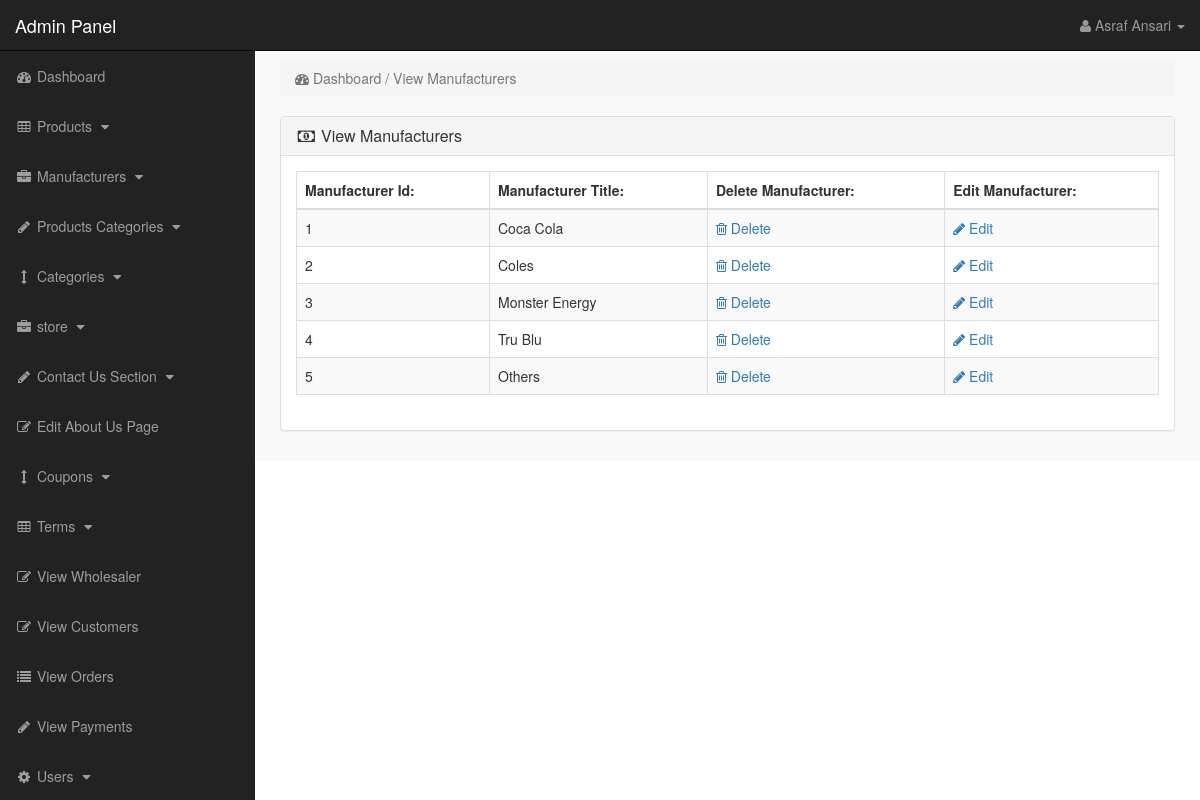
The page /admin_area/index.php?view_manufacturers (signed in) on the database its author committed.
### tables this page shows
CREATE TABLE `manufacturers` (
  `manufacturer_id` int(10) NOT NULL,
  `manufacturer_title` text NOT NULL,
  `manufacturer_top` text NOT NULL,
  `manufacturer_image` text NOT NULL
);

### admin_area/view_manufacturers.php (the view)
<?php
if(!isset($_SESSION['admin_email'])){
echo "<script>window.open('login.php','_self')</script>";
}
else {
?>
<div class="row">
<div class="col-lg-12">
<ol class="breadcrumb">
<li class="active">
<i class="fa fa-dashboard"></i> Dashboard / View Manufacturers
</li>
</ol>
</div>
</div>
<div class="row">
<div class="col-lg-12">
<div class="panel panel-default">
<div class="panel-heading">
<h3 class="panel-title">
<i class="fa fa-money fa-fw"></i> View Manufacturers
</h3>
</div>
<div class="panel-body">
<div class="table-responsive">
<table class="table table-bordered table-hover table-striped">
<thead>
<tr>
<th>Manufacturer Id:</th>
<th>Manufacturer Title:</th>
<th>Delete Manufacturer:</th>
<th>Edit Manufacturer:</th>
</tr>
</thead>
<tbody>
<?php
$i = 0;
$get_manufacturers = "select * from manufacturers";
$run_manufacturers = mysqli_query($con,$get_manufacturers);
while($row_manufacturers = mysqli_fetch_array($run_manufacturers)){
$manufacturer_id = $row_manufacturers['manufacturer_id'];
$manufacturer_title = $row_manufacturers['manufacturer_title'];
$i++;
?>
<tr>
<td><?php echo $i; ?></td>
<td><?php echo $manufacturer_title; ?></td>
<td>
<a href="index.php?delete_manufacturer=<?php echo $manufacturer_id; ?>">
<i class="fa fa-trash-o"></i> Delete
</a>
</td>
<td>
<a href="index.php?edit_manufacturer=<?php echo $manufacturer_id; ?>">
<i class="fa fa-pencil"></i> Edit
</a>
</td>
</tr>
<?php } ?>
</tbody>
</table>
</div>
</div>
</div>
</div>
</div>
<?php } ?>

### admin_area/includes/sidebar.php (shortened to what this page needs)
<?php
if (!isset($_SESSION['admin_email'])) {
    echo "<script>window.open('login.php','_self')</script>";
} else {
?>
    <nav class="navbar navbar-inverse navbar-fixed-top">
        <div class="navbar-header">
            <a class="navbar-brand" href="index.php?dashboard">Admin Panel</a>
        </div>
        <ul class="nav navbar-right top-nav">
            <li class="dropdown">
                <a href="#" class="dropdown-toggle" data-toggle="dropdown">
                    <i class="fa fa-user"></i>
                    <?php echo $admin_name; ?> <b class="caret"></b>
                </a>
            </li>
        </ul>
        <div class="collapse navbar-collapse navbar-ex1-collapse">
            <ul class="nav navbar-nav side-nav">
                <li>
                    <a href="index.php?dashboard">
                        <i class="fa fa-fw fa-dashboard"></i> Dashboard
                    </a>
                </li>
                <li>
                    <a href="#" data-toggle="collapse" data-target="#products">
                        <i class="fa fa-fw fa-table"></i> Products
                        <i class="fa fa-fw fa-caret-down"></i>
                    </a>
                </li>
                <li>
                    <a href="#" data-toggle="collapse" data-target="#manufacturers">
                        <i class="fa fa-fw fa-briefcase"></i> Manufacturers
                        <i class="fa fa-fw fa-caret-down"></i>
                    </a>
                </li>
                <li>
                    <a href="#" data-toggle="collapse" data-target="#p_cat">
                        <i class="fa fa-fw fa-pencil"></i> Products Categories
                        <i class="fa fa-fw fa-caret-down"></i>
                    </a>
                </li>
                <li>
                    <a href="#" data-toggle="collapse" data-target="#cat">
                        <i class="fa fa-fw fa-arrows-v"></i> Categories
                        <i class="fa fa-fw fa-caret-down"></i>
                    </a>
                </li>
                <li>
                    <a href="#" data-toggle="collapse" data-target="#store">
                        <i class="fa fa-fw fa-briefcase"></i> store
                        <i class="fa fa-fw fa-caret-down"></i>
                    </a>
                </li>
                <li>
                    <a href="#" data-toggle="collapse" data-target="#contact_us">
                        <i class="fa fa-fw fa-pencil"> </i> Contact Us Section
                        <i class="fa fa-fw fa-caret-down"></i>
                    </a>
                </li>
                <li>
                    <a href="index.php?edit_about_us">
                        <i class="fa fa-fw fa-edit"></i> Edit About Us Page
                    </a>
                </li>
                <li>
                    <a href="#" data-toggle="collapse" data-target="#coupons">
                        <i class="fa fa-fw fa-arrows-v"></i> Coupons
                        <i class="fa fa-fw fa-caret-down"></i>
                    </a>
                </li>
                <li>
                    <a href="#" data-toggle="collapse" data-target="#terms">
                        <i class="fa fa-fw fa-table"></i> Terms
                        <i class="fa fa-fw fa-caret-down"></i>
                    </a>
                </li>
                <li>
                    <a href="index.php?view_wholesaler">
                        <i class="fa fa-fw fa-edit"></i> View Wholesaler
                    </a>
                </li>
                <li>
                    <a href="index.php?view_customers">
                        <i class="fa fa-fw fa-edit"></i> View Customers
                    </a>
                </li>
                <li>
                    <a href="index.php?view_orders">
                        <i class="fa fa-fw fa-list"></i> View Orders
                    </a>
                </li>
                <li>
                    <a href="index.php?view_payments">
                        <i class="fa fa-fw fa-pencil"></i> View Payments
                    </a>
                </li>
                <li>
                    <a href="#" data-toggle="collapse" data-target="#users">
                        <i class="fa fa-fw fa-gear"></i> Users
                        <i class="fa fa-fw fa-caret-down"></i>
                    </a>
                </li>
            </ul>
        </div>
    </nav>
<?php } ?>

### admin_area/css/style.css (style rules this page uses)
body { margin-top:100px; }
@media (min-width: 768px) { body { margin-top:50px; } }
.top-nav { padding:0 15px; }
.top-nav>li { display:inline-block; float:left; }
.top-nav>li>a { padding-top:15px; padding-bottom:15px; line-height:20px; color:#999; }
@media (min-width: 768px) { .side-nav { position:fixed; top:51px; width:255px; border-radius:0; overflow-y:auto; background-color: #222; bottom:0; overflow-x:hidden; padding-bottom:40px; } }
@media (min-width: 768px) { .side-nav>li>a { width:255px; } }
.panel-body { border-radius:5px; }

### rows shown on the page
manufacturers: manufacturer_title "Coca Cola"
manufacturers: manufacturer_title "Coles"
manufacturers: manufacturer_title "Monster Energy"
manufacturers: manufacturer_title "Tru Blu"
manufacturers: manufacturer_title "Others"

### other values the page prints
$admin_name "Asraf Ansari"
